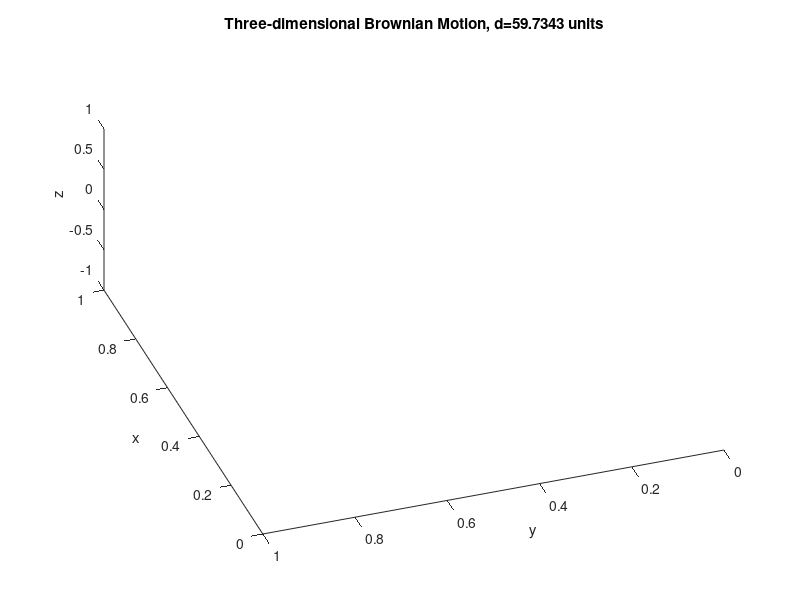

This figure's MATLAB source: (Note: this script raises an error after producing the figure.)
N = 1000;
x = cumsum(randn(1, N));
y = cumsum(randn(1, N));
z = cumsum(randn(1, N));

h = figure;
set(h, 'Position', [0, 0, 1920, 1080]); % Set figure size for 1080p resolution
view(3);
set(gca, 'GridLineStyle', '--')
hold on;
axis tight manual;
xlabel('x');
ylabel('y');
zlabel('z');

r0 = [x(1) y(1) z(1)];
rf = [x(end) y(end) z(end)];

plot3(x, y, z, 'LineWidth', 1.5);
plot3(r0(1), r0(2), r0(3), 'or', 'MarkerFaceColor', 'r');
plot3(rf(1), rf(2), rf(3), 'ok', 'MarkerFaceColor', 'k');

d = sqrt(sum((rf - r0).^2));
Information = strcat('Three-dimensional Brownian Motion, d=', num2str(d), ' units');
title(Information, 'FontWeight', 'bold');
view(-109, 58);

% Animation settings
fps = 30; % Adjust the frame rate as needed
frameDuration = 1 / fps;
numFrames = numel(x);

% Close the initial figure
close(h);

% Create a new figure for animation
h_anim = figure;
set(h_anim, 'Position', [0, 0, 1920, 1080]); % Set figure size for 1080p resolution

% Create a VideoWriter object with width and height parameters
outputVideo = VideoWriter('animation.mp4', 'MPEG-4');
outputVideo.FrameRate = fps;
outputVideo.Quality = 100; % Adjust the quality (1-100) as needed
open(outputVideo);

for frame = 1:numFrames
    cla;
    hold on;
    plot3(x(1:frame), y(1:frame), z(1:frame), 'LineWidth', 1.5);
    plot3(r0(1), r0(2), r0(3), 'or', 'MarkerFaceColor', 'r');
    plot3(rf(1), rf(2), rf(3), 'ok', 'MarkerFaceColor', 'k');
    title(Information, 'FontWeight', 'bold');
    view(-109, 58);
    drawnow;
    
    % Write current frame to the video file
    frameImage = getframe(h_anim);
    writeVideo(outputVideo, frameImage.cdata);
    
    % Delay between frames to achieve desired frame rate
    pause(frameDuration);
end

% Prompt the user to close the figure manually
disp('Animation finished. Close the figure window to exit.');
uiwait(h_anim);

% Close the animation figure
close(h_anim);

% Close the VideoWriter object
close(outputVideo);

disp('MP4 video saved successfully.');
